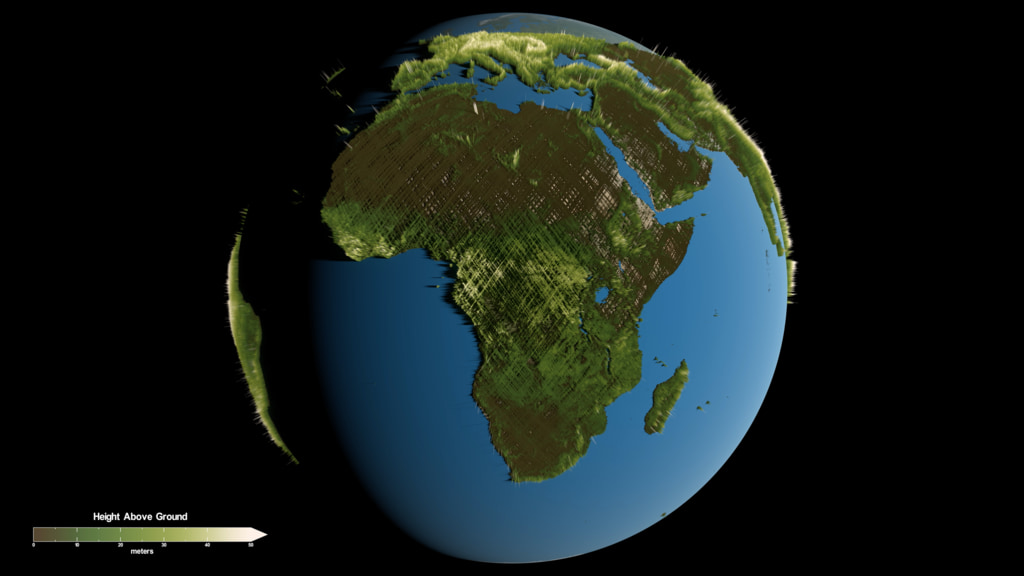
//> input picture images/gedi.jpg, 1024 x 576 px
$ ./image_story ../images/gedi.jpg   (built with g++ and OpenCV 4)
//> lines starting //> are read from the running program, lines starting //| are printed output that depends on the picture; after the words box and inside, x2 and y2 are one past the last pixel; in counts of white or black regions, pixels touching at a corner belong together
//> further down, image is the input picture: 576 rows x 1024 cols, CV_8UC3; mean B, G, R 27.6, 30, 21.2
#include "notes.h"
#include "synth.h"
#include "wav_writer.h"

#include <opencv2/opencv.hpp>

#include <algorithm>
#include <cmath>
#include <iostream>
#include <string>
#include <vector>

// ---- Settings you can tweak ----
constexpr int kColumns = 32;            // time steps
constexpr int kRows = 24;               // vertical resolution of the analysis grid
constexpr int kScaleDegrees = 10;       // pitch range: 10 pentatonic notes = 2 octaves
constexpr int kMaxLeap = 3;             // biggest jump between neighbouring notes (in scale steps)
constexpr double kRestFraction = 0.12;  // columns with less than 12% of peak detail = rest

// Everything we learn about the image as a whole.
struct ImageMood {
    double brightness = 0.0;   // 0..1
    double saturation = 0.0;   // 0..1 (0 = grey, 1 = vivid)
    double hueDeg = 0.0;       // average colour on the colour wheel, 0..360
    double edgeDensity = 0.0;  // fraction of pixels that are edges (how "busy")

    double warmPercent = 0.0;
    double coolPercent = 0.0;

    double redPercent = 0.0;
    double bluePercent = 0.0;
    double greenPercent = 0.0;

    bool major = true;
    int rootMidi = 60;
    double bpm = 100.0;
};

// Shrink an image so it is 256 pixels wide (keeping its shape). Analysis on a
// mid-size image is fast, but it keeps far more detail than a tiny 32x24 grid.
cv::Mat toMidSize(const cv::Mat& image) {
    const double scale = 256.0 / image.cols;
//> scale = 0.25
    cv::Mat mid;
    cv::resize(image, mid, cv::Size(), scale, scale, cv::INTER_AREA);
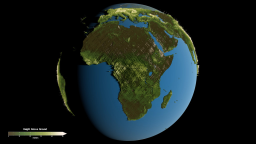
//> mid: 144 rows x 256 cols, CV_8UC3; mean B, G, R 27.6, 30, 21.2
    return mid;
}

ImageMood analyzeMood(const cv::Mat& image) {
    ImageMood mood;
    const cv::Mat mid = toMidSize(image);

    // --- Colour statistics, via HSV (Hue, Saturation, Value=brightness) ---
    cv::Mat hsv;
    cv::cvtColor(mid, hsv, cv::COLOR_BGR2HSV);
//> hsv: 144 rows x 256 cols, CV_8UC3; mean H, S, V 25.4, 59.5, 35.6

    double sumV = 0.0, sumS = 0.0, sumCos = 0.0, sumSin = 0.0;
    for (int y = 0; y < hsv.rows; ++y) {
        for (int x = 0; x < hsv.cols; ++x) {
            const cv::Vec3b px = hsv.at<cv::Vec3b>(y, x);  // 3 bytes: H, S, V
            const double h = px[0] * 2.0 * CV_PI / 180.0;  // OpenCV hue is 0..179 -> radians
            const double s = px[1] / 255.0;
            const double v = px[2] / 255.0;
            sumV += v;
            sumS += s;
            // Hue is a circle (359 degrees is next to 0), so we average it as a direction,
            // weighted so vivid, bright pixels count more than dull ones.
            sumCos += s * v * std::cos(h);
            sumSin += s * v * std::sin(h);
        }
    }
//> this loop made 144 passes
//> (sumV, sumS, sumCos, sumSin) on passes 1 to 12: (0, 0, 0, 0), (0, 0, 0, 0), (0.0824, 14.5, -0.00785, -0.0136), (4.64, 23.3, -1.38, -0.53), (14.04, 34.44, -4.03, -1.41), (26, 46.05, -7.3, -2.26), (40.09, 62.69, -11.47, -3.23), (56.37, 77.65, -15.79, -3.72), (79.96, 96.6, -14.89, 2.51), (109.5, 121.7, -10.49, 13.55), (140.1, 151.5, -5.38, 26.2), (169.5, 183.1, -0.225, 39.06)
//> after the loop, sumV = 5142.5; sumS = 8601.1; sumCos = -1279; sumSin = 273.2
    const double n = static_cast<double>(hsv.rows) * hsv.cols;
//> n = 36864
    mood.brightness = sumV / n;
//> mood.brightness = 0.139
    mood.saturation = sumS / n;
//> mood.saturation = 0.233
    mood.hueDeg = std::atan2(sumSin, sumCos) * 180.0 / CV_PI;
//> mood.hueDeg = 167.9
    if (mood.hueDeg < 0.0) mood.hueDeg += 360.0;

    // --- Edge density: how busy is the picture? ---
    cv::Mat gray, edges;
    cv::cvtColor(mid, gray, cv::COLOR_BGR2GRAY);
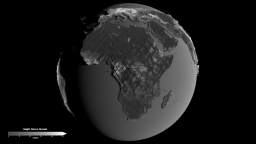
//> gray: 144 rows x 256 cols, CV_8UC1; min 0, max 244, mean 27.1
    cv::Canny(gray, edges, 80, 160);
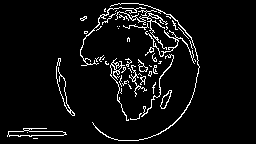
//> edges: 144 rows x 256 cols, CV_8UC1; 5.7% white in thin lines or dots, all inside (x1, y1, x2, y2) = (7, 3, 200, 141)
    mood.edgeDensity = static_cast<double>(cv::countNonZero(edges)) / n;
//> mood.edgeDensity = 0.057

    //Warmth of the image
    cv::Mat warmMask;
    cv::inRange(hsv, cv::Scalar(0, 50, 50), cv::Scalar(30, 255, 255), warmMask);
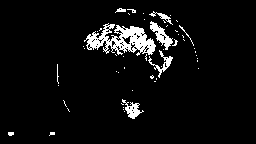
//> warmMask: 144 rows x 256 cols, CV_8UC1; 5.5% white; 52 white regions (43 under 20 px), largest, box (x1, y1, x2, y2) and area: (84, 23, 156, 56) 1134, (150, 21, 173, 50) 250, (122, 99, 144, 119) 178
    mood.warmPercent = static_cast<double>(cv::countNonZero(warmMask)) / n * 100.0;
//> mood.warmPercent = 5.54

    //Cool of the image
    cv::Mat coolMask;
    cv::inRange(hsv, cv::Scalar(60, 50, 50), cv::Scalar(130, 255, 255), coolMask);
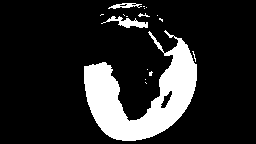
//> coolMask: 144 rows x 256 cols, CV_8UC1; 15.9% white; 17 white regions (13 under 20 px), largest, box (x1, y1, x2, y2) and area: (84, 30, 197, 141) 5446, (101, 16, 148, 28) 239, (108, 3, 142, 9) 106, (138, 13, 150, 17) 23
    mood.coolPercent = static_cast<double>(cv::countNonZero(coolMask)) / n * 100.0;
//> mood.coolPercent = 15.92

    cv::Mat mask1, mask2, redMask;
    cv::inRange(hsv, cv::Scalar(0, 70, 50), cv::Scalar(10, 255, 255), mask1);
//> mask1: 144 rows x 256 cols, CV_8UC1; every value is 0
    cv::inRange(hsv, cv::Scalar(160, 70, 50), cv::Scalar(179, 255, 255), mask2);
    cv::bitwise_or(mask1, mask2, redMask);
    mood.redPercent = static_cast<double>(cv::countNonZero(redMask)) / n * 100.0;
//> mood.redPercent = 0

    cv::Mat blueMask;
    cv::inRange(hsv, cv::Scalar(100, 50, 50), cv::Scalar(130, 255, 255), blueMask);
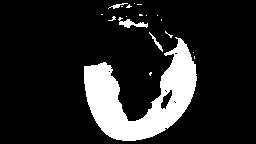
//> blueMask: 144 rows x 256 cols, CV_8UC1; 15% white; 19 white regions (15 under 20 px), largest, box (x1, y1, x2, y2) and area: (84, 37, 197, 141) 5203, (118, 17, 148, 28) 141, (149, 32, 163, 52) 56, (108, 3, 128, 9) 41
    mood.bluePercent = static_cast<double>(cv::countNonZero(blueMask)) / n * 100.0;
//> mood.bluePercent = 14.97

    cv::Mat greenMask;
    cv::inRange(hsv, cv::Scalar(35, 50, 50), cv::Scalar(85, 255, 255), greenMask);
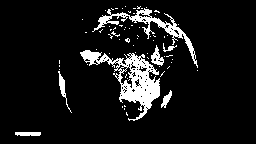
//> greenMask: 144 rows x 256 cols, CV_8UC1; 8.9% white; 70 white regions (63 under 20 px), largest, box (x1, y1, x2, y2) and area: (80, 50, 160, 121) 1754, (92, 8, 198, 68) 880, (151, 45, 164, 66) 129
    mood.greenPercent = static_cast<double>(cv::countNonZero(greenMask)) / n * 100.0;
//> mood.greenPercent = 8.93


    // --- Decisions ---
    const bool warm = (mood.hueDeg < 75.0 || mood.hueDeg >= 330.0) && mood.saturation > 0.15;
//> warm = false
    const bool cool = (mood.hueDeg >= 170.0 && mood.hueDeg < 290.0) && mood.saturation > 0.15;
//> cool = false
    double moodScore = mood.brightness;
//> moodScore = 0.139
    if (warm) moodScore -= 0.12;
    if (cool) moodScore += 0.12;
    mood.major = moodScore > 0.42;
//> mood.major = false

    // 12 keys around the colour wheel: every 30 degrees of hue = one semitone.
    const int keyIndex = static_cast<int>(std::lround(mood.hueDeg / 30.0)) % 12;
//> keyIndex = 6
    mood.rootMidi = 57 + keyIndex;  // A3 .. G#4
//> mood.rootMidi = 63

    mood.bpm = std::clamp(60.0 + mood.edgeDensity * 600.0, 60.0, 140.0);
//> mood.bpm = 94.2
    std::cout << "The images mood: \n";
    std::cout << "Warm: "<< mood.warmPercent << '\n';
//| Warm: 5.5447
    std::cout << "Cool: "<< mood.coolPercent << '\n';
//| Cool: 15.918
    std::cout << "Red: "<< mood.redPercent << '\n';
//| Red: 0
    std::cout << "Blue: "<< mood.bluePercent << '\n';
//| Blue: 14.9712
    std::cout << "Green: "<< mood.greenPercent << '\n';
//| Green: 8.93012
    return mood;
}

// [73 lines left out: function imageToNotes, not called in this run]

int main(int argc, char** argv) {
    if (argc < 2) {
        std::cerr << "Usage: " << argv[0] << " <image> [output.wav]\n";
        return 1;
    }
    const std::string inPath = argv[1];
    const std::string outPath = (argc >= 3) ? argv[2] : "image_story.wav";

    const cv::Mat image = cv::imread(inPath, cv::IMREAD_COLOR);
    if (image.empty()) {
        std::cerr << "Could not load image: " << inPath << "\n";
        return 1;
    }

    const ImageMood mood = analyzeMood(image);
    static const char* noteNames[12] = {"C", "C#", "D", "D#", "E", "F",
                                        "F#", "G", "G#", "A", "A#", "B"};
    std::cout << "brightness:   " << mood.brightness << "\n"
              << "saturation:   " << mood.saturation << "\n"
              << "average hue:  " << mood.hueDeg << " deg\n"
              << "edge density: " << mood.edgeDensity << "\n"
              << "=> key: " << noteNames[mood.rootMidi % 12]
              << (mood.major ? " major" : " minor") << " pentatonic, "
              << mood.bpm << " BPM\n";
//| brightness:   0.139499
//| saturation:   0.23332
//| average hue:  167.943 deg
//| edge density: 0.0569933
//| => key: D# minor pentatonic, 94.196 BPM

//> (the run ends here: the program needs code that is not available in this run, at `const std::vector<NoteEvent> notes = imageToNotes(image, mood);`)
